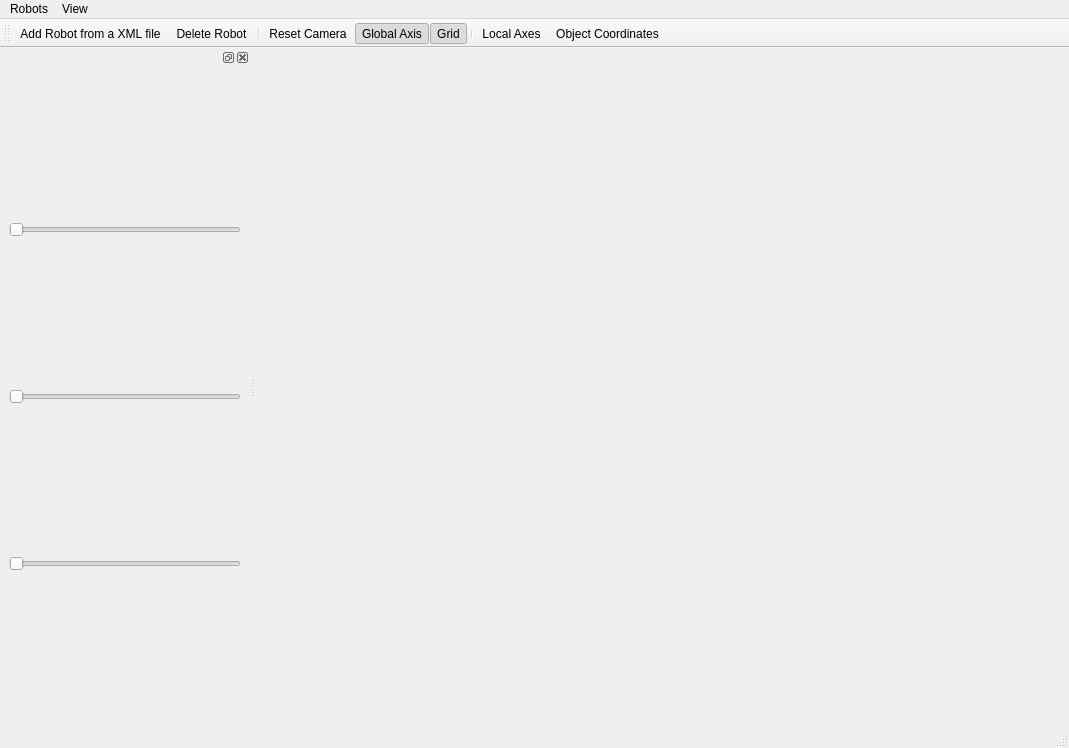
<?xml version="1.0" encoding="UTF-8"?>
<ui version="4.0">
 <class>MainWindow</class>
 <widget class="QMainWindow" name="MainWindow">
  <property name="geometry">
   <rect>
    <x>0</x>
    <y>0</y>
    <width>1069</width>
    <height>748</height>
   </rect>
  </property>
  <property name="windowTitle">
   <string>MainWindow</string>
  </property>
  <widget class="QWidget" name="centralwidget"/>
  <widget class="QMenuBar" name="menubar">
   <property name="geometry">
    <rect>
     <x>0</x>
     <y>0</y>
     <width>1069</width>
     <height>23</height>
    </rect>
   </property>
   <widget class="QMenu" name="menuRobots">
    <property name="title">
     <string>Robots</string>
    </property>
    <addaction name="actionAddRobot"/>
    <addaction name="actionDeleteRobot"/>
    <addaction name="separator"/>
   </widget>
   <widget class="QMenu" name="menuView">
    <property name="title">
     <string>View</string>
    </property>
    <addaction name="actionResetCamera"/>
    <addaction name="separator"/>
    <addaction name="actionToggleGlobalAxis"/>
    <addaction name="actionToggleLocalAxes"/>
    <addaction name="actionToggleObjectCoordinates"/>
    <addaction name="actionToggleGrid"/>
   </widget>
   <addaction name="menuRobots"/>
   <addaction name="menuView"/>
  </widget>
  <widget class="QToolBar" name="toolBar">
   <property name="windowTitle">
    <string>toolBar</string>
   </property>
   <attribute name="toolBarArea">
    <enum>TopToolBarArea</enum>
   </attribute>
   <attribute name="toolBarBreak">
    <bool>false</bool>
   </attribute>
   <addaction name="actionAddRobot"/>
   <addaction name="actionDeleteRobot"/>
   <addaction name="separator"/>
   <addaction name="actionResetCamera"/>
   <addaction name="actionToggleGlobalAxis"/>
   <addaction name="actionToggleGrid"/>
   <addaction name="separator"/>
   <addaction name="actionToggleLocalAxes"/>
   <addaction name="actionToggleObjectCoordinates"/>
  </widget>
  <widget class="QStatusBar" name="statusbar"/>
  <widget class="QDockWidget" name="dockWidget">
   <property name="minimumSize">
    <size>
     <width>250</width>
     <height>118</height>
    </size>
   </property>
   <attribute name="dockWidgetArea">
    <number>1</number>
   </attribute>
   <widget class="QWidget" name="dockWidgetContents">
    <layout class="QGridLayout" name="gridLayout">
     <item row="1" column="0">
      <widget class="QSlider" name="jointS2">
       <property name="orientation">
        <enum>Qt::Horizontal</enum>
       </property>
      </widget>
     </item>
     <item row="2" column="0">
      <widget class="QSlider" name="jointS3">
       <property name="orientation">
        <enum>Qt::Horizontal</enum>
       </property>
      </widget>
     </item>
     <item row="0" column="0">
      <widget class="QSlider" name="jointS1">
       <property name="orientation">
        <enum>Qt::Horizontal</enum>
       </property>
      </widget>
     </item>
    </layout>
   </widget>
  </widget>
  <action name="actionNewSence">
   <property name="icon">
    <iconset resource="../res/Resources.qrc">
     <normaloff>:/resources/icons/new.png</normaloff>:/resources/icons/new.png</iconset>
   </property>
   <property name="text">
    <string>New Scene</string>
   </property>
   <property name="toolTip">
    <string>Exits the program</string>
   </property>
  </action>
  <action name="actionLoadScene">
   <property name="icon">
    <iconset resource="../res/Resources.qrc">
     <normaloff>:/resources/icons/open.png</normaloff>:/resources/icons/open.png</iconset>
   </property>
   <property name="text">
    <string>Load Scene</string>
   </property>
   <property name="toolTip">
    <string>Load Scene from a XML file...</string>
   </property>
  </action>
  <action name="actionSaveScene">
   <property name="icon">
    <iconset resource="../res/Resources.qrc">
     <normaloff>:/resources/icons/save_as.png</normaloff>:/resources/icons/save_as.png</iconset>
   </property>
   <property name="text">
    <string>Save Scene</string>
   </property>
   <property name="toolTip">
    <string>Save current Scene into XML file...</string>
   </property>
  </action>
  <action name="actionExit">
   <property name="checkable">
    <bool>false</bool>
   </property>
   <property name="icon">
    <iconset resource="../res/Resources.qrc">
     <normaloff>:/resources/icons/exit.png</normaloff>:/resources/icons/exit.png</iconset>
   </property>
   <property name="text">
    <string>Exit</string>
   </property>
  </action>
  <action name="actionAddRobot">
   <property name="icon">
    <iconset resource="../res/Resources.qrc">
     <normaloff>:/resources/icons/robot.png</normaloff>:/resources/icons/robot.png</iconset>
   </property>
   <property name="text">
    <string>Add Robot from a XML file...</string>
   </property>
  </action>
  <action name="actionOpenRobotCreate">
   <property name="icon">
    <iconset resource="../res/Resources.qrc">
     <normaloff>:/resources/icons/new_robot.png</normaloff>:/resources/icons/new_robot.png</iconset>
   </property>
   <property name="text">
    <string>RobotCreate</string>
   </property>
   <property name="toolTip">
    <string>Open Robot Creator...</string>
   </property>
  </action>
  <action name="actionCollideAllLinks">
   <property name="checkable">
    <bool>true</bool>
   </property>
   <property name="icon">
    <iconset resource="../res/Resources.qrc">
     <normaloff>:/resources/icons/collide_all.png</normaloff>:/resources/icons/collide_all.png</iconset>
   </property>
   <property name="text">
    <string>All Links vs. all Obstacles</string>
   </property>
   <property name="toolTip">
    <string>Checks collisions between all Links and all Obstacles</string>
   </property>
  </action>
  <action name="actionCollideEndEffector">
   <property name="checkable">
    <bool>true</bool>
   </property>
   <property name="icon">
    <iconset resource="../res/Resources.qrc">
     <normaloff>:/resources/icons/collide_end.png</normaloff>:/resources/icons/collide_end.png</iconset>
   </property>
   <property name="text">
    <string>End Effector vs. all Obstacles</string>
   </property>
   <property name="toolTip">
    <string>Checks collisions just between end effector and all Obstacles</string>
   </property>
  </action>
  <action name="actionCollideNone">
   <property name="checkable">
    <bool>true</bool>
   </property>
   <property name="icon">
    <iconset resource="../res/Resources.qrc">
     <normaloff>:/resources/icons/collide_none.png</normaloff>:/resources/icons/collide_none.png</iconset>
   </property>
   <property name="text">
    <string>No Collisions</string>
   </property>
   <property name="toolTip">
    <string>Disables collision cheking</string>
   </property>
  </action>
  <action name="actionAddRobotPath">
   <property name="icon">
    <iconset resource="../res/Resources.qrc">
     <normaloff>:/resources/icons/robot_path.png</normaloff>:/resources/icons/robot_path.png</iconset>
   </property>
   <property name="text">
    <string>Add a Path to be followed by Robot...</string>
   </property>
   <property name="toolTip">
    <string>Adds a Path to be followed by the selected Robot</string>
   </property>
  </action>
  <action name="actionAddObstacle">
   <property name="icon">
    <iconset resource="../res/Resources.qrc">
     <normaloff>:/resources/icons/objects.png</normaloff>:/resources/icons/objects.png</iconset>
   </property>
   <property name="text">
    <string>Add Obstacle from OBJ file...</string>
   </property>
  </action>
  <action name="actionAddPath">
   <property name="icon">
    <iconset resource="../res/Resources.qrc">
     <normaloff>:/resources/icons/path.png</normaloff>:/resources/icons/path.png</iconset>
   </property>
   <property name="text">
    <string>Add Path...</string>
   </property>
   <property name="toolTip">
    <string>Adds a Path from a .txt file or from two points</string>
   </property>
  </action>
  <action name="actionResetCamera">
   <property name="icon">
    <iconset resource="../res/Resources.qrc">
     <normaloff>:/resources/icons/reset_camera.png</normaloff>:/resources/icons/reset_camera.png</iconset>
   </property>
   <property name="text">
    <string>Reset Camera</string>
   </property>
   <property name="toolTip">
    <string>Resets the rotation and location of the camera to its default values.</string>
   </property>
  </action>
  <action name="actionToggleBlend">
   <property name="checkable">
    <bool>true</bool>
   </property>
   <property name="icon">
    <iconset resource="../res/Resources.qrc">
     <normaloff>:/resources/icons/alpha_blending.png</normaloff>:/resources/icons/alpha_blending.png</iconset>
   </property>
   <property name="text">
    <string>Alpha Blending</string>
   </property>
   <property name="toolTip">
    <string>Enables/Disables alpha blending for all objects in the scene</string>
   </property>
  </action>
  <action name="actionToggleGlobalAxis">
   <property name="checkable">
    <bool>true</bool>
   </property>
   <property name="checked">
    <bool>true</bool>
   </property>
   <property name="enabled">
    <bool>true</bool>
   </property>
   <property name="icon">
    <iconset resource="../res/Resources.qrc">
     <normaloff>:/resources/icons/global.png</normaloff>:/resources/icons/global.png</iconset>
   </property>
   <property name="text">
    <string>Global Axis</string>
   </property>
   <property name="toolTip">
    <string>Show/Hide Global reference frame</string>
   </property>
  </action>
  <action name="actionToggleLocalAxes">
   <property name="checkable">
    <bool>true</bool>
   </property>
   <property name="icon">
    <iconset resource="../res/Resources.qrc">
     <normaloff>:/resources/icons/local.png</normaloff>:/resources/icons/local.png</iconset>
   </property>
   <property name="text">
    <string>Local Axes</string>
   </property>
   <property name="toolTip">
    <string>Show/Hide local reference frame for all objects</string>
   </property>
  </action>
  <action name="actionToggleObjectCoordinates">
   <property name="checkable">
    <bool>true</bool>
   </property>
   <property name="icon">
    <iconset resource="../res/Resources.qrc">
     <normaloff>:/resources/icons/coordinates.png</normaloff>:/resources/icons/coordinates.png</iconset>
   </property>
   <property name="text">
    <string>Object Coordinates</string>
   </property>
   <property name="toolTip">
    <string>Show/Hide the lines of spatial coordinates for all objects</string>
   </property>
  </action>
  <action name="actionToggleGrid">
   <property name="checkable">
    <bool>true</bool>
   </property>
   <property name="checked">
    <bool>true</bool>
   </property>
   <property name="icon">
    <iconset resource="../res/Resources.qrc">
     <normaloff>:/resources/icons/grid.png</normaloff>:/resources/icons/grid.png</iconset>
   </property>
   <property name="text">
    <string>Grid</string>
   </property>
   <property name="toolTip">
    <string>Show/Hide the base Grid</string>
   </property>
  </action>
  <action name="actionDeleteRobot">
   <property name="icon">
    <iconset resource="../res/Resources.qrc">
     <normaloff>:/resources/icons/delete.png</normaloff>:/resources/icons/delete.png</iconset>
   </property>
   <property name="text">
    <string>Delete Robot</string>
   </property>
  </action>
 </widget>
 <resources>
  <include location="../res/Resources.qrc"/>
 </resources>
 <connections/>
</ui>
